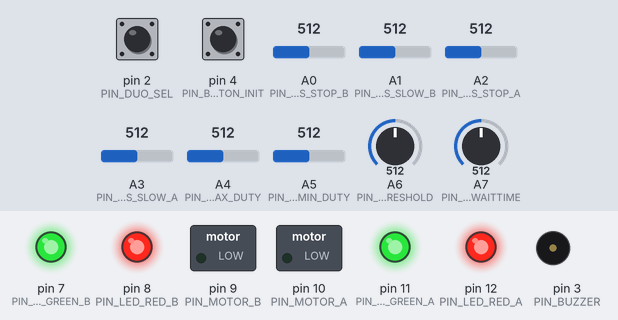
Bench run of a sketch on a simulated Arduino Nano, built with avr-gcc and run on an emulated ATmega328P. On the bench: switched loads named in the sketch (green lamp = pin HIGH), output pins drawn as LEDs (lit = HIGH), buzzer (waves = sounding). Inputs (shaded band) come from the test bench; at power-on: pin 4 (PIN_BUTTON_INIT) HIGH, A6 (PIN_VOL_THRESHOLD) = 512, A1 (PIN_SENS_SLOW_B) = 512, A2 (PIN_SENS_STOP_A) = 512, pin 2 (PIN_DUO_SEL) HIGH, A0 (PIN_SENS_STOP_B) = 512, A3 (PIN_SENS_SLOW_A) = 512, A4 (PIN_SENS_MAX_DUTY) = 512, A5 (PIN_SENS_MIN_DUTY) = 512, A7 (PIN_VOL_WAITTIME) = 512.

Above: at 0.8 s.
0.9 s: pin 4 (PIN_BUTTON_INIT) pulled LOW for 0.15 s
At 2.5 s:
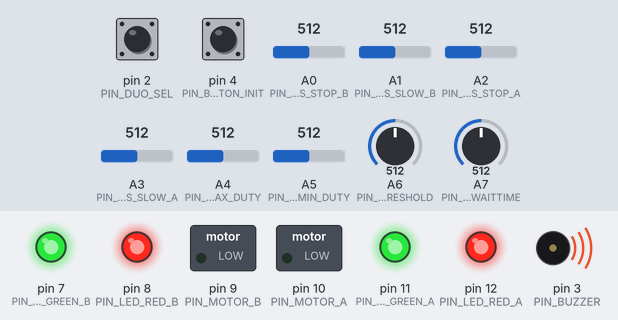
At 3.2 s:
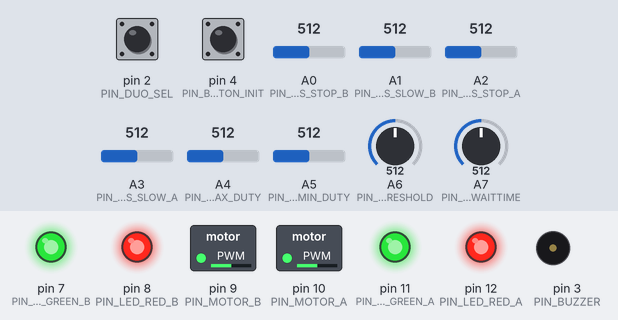
4.0 s: A6 (PIN_VOL_THRESHOLD) set to 716
7.0 s: A1 (PIN_SENS_SLOW_B) set to 698
At 9.8 s:
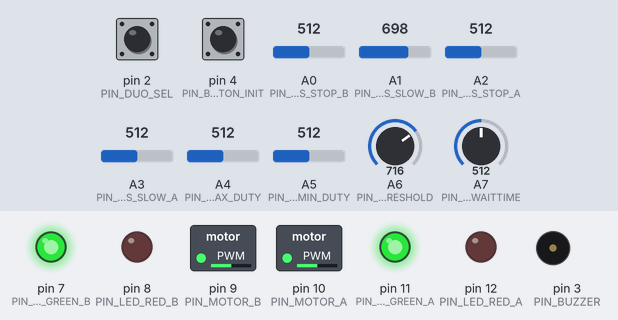
10.0 s: A1 (PIN_SENS_SLOW_B) set to 727
11.5 s: A2 (PIN_SENS_STOP_A) set to 699
14.5 s: A2 (PIN_SENS_STOP_A) set to 733
At 14.5 s:
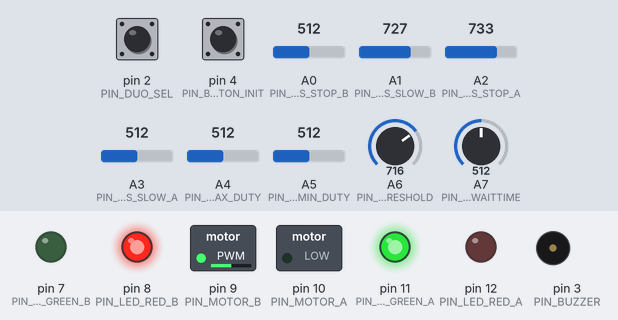
Timing chart, 0 to 40.4 s (numbered marks = the images above; inputs shaded):
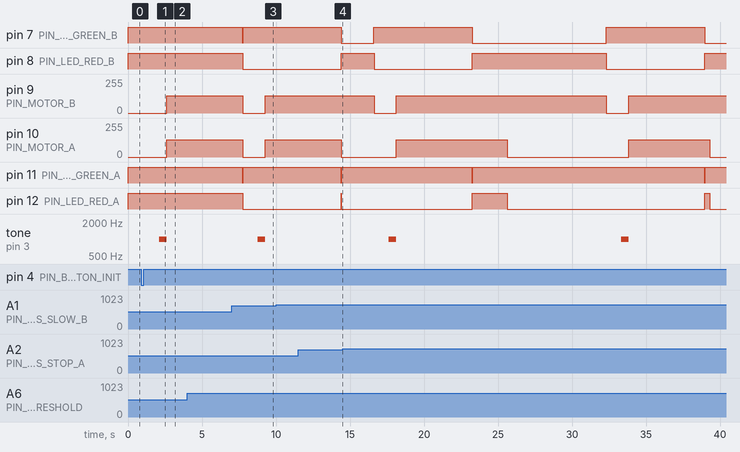

Measured:
- the behaviour switches between 715 and 716 on A2 (PIN_SENS_STOP_A) (found by bisection; images 3 and 4)
- after the input at 0.9 s, pin 9 (PIN_MOTOR_B), pin 10 (PIN_MOTOR_A): 0/255 → 128/255 after 1.7 s; tone on pin 3 (PIN_BUZZER): silent → 1000 Hz after 1.2 s, → silent 0.50 s later
- after the input at 4.0 s, every drawn part: stays the same
- after the input at 10.0 s, every drawn part: stays the same
- by itself, pin 7 (PIN_LED_GREEN_B): alternates HIGH for 6.6 s and LOW for 9.1 s
- by itself, pin 8 (PIN_LED_RED_B): alternates HIGH for 9.1 s and LOW for 6.6 s
- by itself, pin 11 (PIN_LED_GREEN_A): alternates HIGH for 15.7 s and LOW for 0.01 s

The sketch:

train_auto_control.ino
```cpp
/*
 * フォトリフレクタで車両の位置を検知してエンドレス線路で２列車同時運転をしてみよう！
 * 2022/9/1 7M4MON
 *
 * Article:
 * http://nomulabo.com/n_train_auto_control/
 *
 * スライドスイッチで1列車のみor2列車同時運転かを選択します。
 * 電源投入時は列車の制御は停止状態となっています。
 * 停車位置のセンサが車両を検出すると緑信号に変わりますので、半固定抵抗を回して閾値を調整します。
 * 調整が終わったら、タクトスイッチを押下し、列車の運転を開始します。
 * 列車が駅構内に入ったことを検出すると、黄色信号となり、Duty比を徐行状態まで指定のステップで落として減速します。
 * 列車が停止位置に到達したことを検出すると、列車を停止します。
 * 2列車同時運転の場合は、対向ホームに列車が到着するのを待ちます。
 * 発車条件を満たしたら、発車ブザーを鳴らした後、列車を一定時間（半固定抵抗で調整可）巡航速度にし、次の区間に渡します。
 *
 */

#include <MsTimer2.h>

#define PIN_MOTOR_A 10          //PWM 9 or 10
#define PIN_SENS_STOP_A A2      //ANALOG
#define PIN_SENS_SLOW_A A3      //ANALOG
#define PIN_LED_RED_A 12
#define PIN_LED_GREEN_A 11

#define PIN_MOTOR_B 9           //PWM 9 or 10
#define PIN_SENS_STOP_B A0      //ANALOG
#define PIN_SENS_SLOW_B A1      //ANALOG
#define PIN_LED_RED_B 8
#define PIN_LED_GREEN_B 7

#define PIN_BUZZER 3            // Tone 11 or 3
#define PIN_DUO_SEL 2           // スライドスイッチ
#define PIN_BUTTON_INIT 4       // タクトスイッチ
#define PIN_ONB_LED 13

#define PIN_SENS_MIN_DUTY A5     // 20%程度
#define PIN_SENS_MAX_DUTY A4     // 40%程度
#define PIN_VOL_THRESHOLD A6     // 3V程度
#define PIN_VOL_WAITTIME A7      // 半分=5.12秒程度

/*
#define REFRECTOR_THRESHOLD 512     // 半固定抵抗から読むように変更
#define MINIMUM_PWM_DUTY 33
#define MAXIMUM_PWM_DUTY 66
*/

typedef struct {
    uint8_t state;
    uint8_t sens_stop;
    uint8_t sens_slow;
    int16_t pwm_duty;
    uint8_t last_pwm_duty;
    uint8_t pin_pwm_out;        //なんとピンも変数でできる。
    uint8_t pin_led_red;
    uint8_t pin_led_green;
} Control_t;

Control_t control_a, control_b;

uint16_t maximum_pwm_duty, minimum_pwm_duty, refrector_threshold;

#define STATE_TRAIN_WAIT 0      //駅に来るのを待つ
#define STATE_TRAIN_ENTRY 1     //駅構内で減速
#define STATE_TRAIN_STOP 2      //駅到着
#define STATE_INIT 9

#define SLOW_DOWN_STEP 6

/*
* アナログ入力がハイインピーダンスだと前の影響を受けて正しい値が出ないので
* 一回読んで捨ててちょっと待ってもう一度読む。
* 入力ピンのキャパシタである程度救えているが、本来はバッファを挿入するべき。
*/
uint16_t analogReadHiz(uint8_t pin_analog_in){
    analogRead(pin_analog_in);
    delay(2);
    return analogRead(pin_analog_in);
}

/* 電源投入後に構造体を初期化する。 */
void init_train_control(Control_t* control){
    pinMode(control->pin_led_red, OUTPUT);
    pinMode(control->pin_led_green, OUTPUT);
    pinMode(control->pin_pwm_out, OUTPUT);
    digitalWrite(control->pin_led_red, HIGH);         // 黄色信号
    digitalWrite(control->pin_led_green, HIGH);       // 黄色信号
    analogWrite(control->pin_pwm_out, 0);
    control->state = STATE_INIT;
    control->last_pwm_duty = 0;
    control->pwm_duty = 0;
}

/* 駅から出発した時の状態 */
void reset_train_control(Control_t* control){
    control->state = STATE_TRAIN_WAIT;
    control->sens_stop = false;
    control->sens_slow = false;
    control->pwm_duty = analogReadHiz(PIN_SENS_MAX_DUTY) >> 2;
    analogWrite(control->pin_pwm_out ,control->pwm_duty);
}

/* センサーを読む。*/
void check_sensor(){
    uint16_t refrector_threshold = analogReadHiz(PIN_VOL_THRESHOLD);
    control_a.sens_stop = (analogReadHiz(PIN_SENS_STOP_A) < refrector_threshold) ? true : false;
    control_a.sens_slow = (analogReadHiz(PIN_SENS_SLOW_A) < refrector_threshold) ? true : false;
    control_b.sens_stop = (analogReadHiz(PIN_SENS_STOP_B) < refrector_threshold) ? true : false;
    control_b.sens_slow = (analogReadHiz(PIN_SENS_SLOW_B) < refrector_threshold) ? true : false;
}

/* 列車が駅から出発してよいかの判断
* ２列車運転なら２ホーム停車するまで待つ。１編成のみなら１つ感知でtrue
*/
uint8_t check_ready_go(){
    uint8_t state_ready_go = false;
    if (digitalRead(PIN_DUO_SEL)){  //2編成制御のとき
        if(control_a.state == STATE_TRAIN_STOP && control_b.state == STATE_TRAIN_STOP ){    // 両方のホームに来るのを待つ
            state_ready_go = true;
        }
    }else{                          //1編成制御のとき
        if(control_a.state == STATE_TRAIN_STOP || control_b.state == STATE_TRAIN_STOP ){    // どちらかのホームに来たら発車
            state_ready_go = true;
        }
    }
    return state_ready_go;
}

/* 停車後、１秒待ってブザーを鳴らし、一定時間加速して次の区間に列車を渡す */
void train_go(){
    delay(1000);
    // 発車ブザーを鳴らす。
    tone(PIN_BUZZER, 1000);
    delay(500);
    noTone(PIN_BUZZER);
    reset_train_control(&control_a);
    reset_train_control(&control_b);
    uint16_t wait_time_to_next_section = analogReadHiz(PIN_VOL_WAITTIME) + 1;  //10~10240ms
    while (wait_time_to_next_section > 1){
        delay(10);    // 次の区間に列車を渡す
        wait_time_to_next_section--;
    }
    digitalWrite(PIN_LED_RED_A, HIGH);       //赤信号に戻す
    digitalWrite(PIN_LED_GREEN_A, LOW);       //赤信号に戻す
    digitalWrite(PIN_LED_RED_B, HIGH);      //赤信号に戻す
    digitalWrite(PIN_LED_GREEN_B, LOW);       //赤信号に戻す
}


/* 100msに一度モーターの状態をアップデートする */
/* この関数の直前にスピード調整用VOLを読む */
void set_motor_duty(Control_t* control){
    switch(control->state){
        case STATE_TRAIN_ENTRY:
            control->pwm_duty -= SLOW_DOWN_STEP;
            if(control->pwm_duty < minimum_pwm_duty){
                control->pwm_duty = minimum_pwm_duty;
            }
            break;

        case STATE_TRAIN_WAIT :
            control->pwm_duty = maximum_pwm_duty;
            break;

        default : //case STATE_TRAIN_STOP :
            control->pwm_duty = 0;
            break;

    }
    if(control->last_pwm_duty != control->pwm_duty){            //違うときだけ更新
        analogWrite(control->pin_pwm_out ,control->pwm_duty);
        control->last_pwm_duty = control->pwm_duty;
    }
}

/* デバッグ用で閾値をシリアルに出す */
void debug_vol(){
    Serial.print("VT:");
    Serial.print(analogReadHiz(PIN_VOL_THRESHOLD));
    Serial.print(", SPA:");
    Serial.println(analogReadHiz(PIN_SENS_STOP_A));
}

/* 100msのタイマで呼び出されてモーターのデューティー比を変更する*/
void update_train_speed(){
    //debug_vol();
    static uint8_t onb_led_state = 0;
    digitalWrite(PIN_ONB_LED, onb_led_state);
    onb_led_state = !onb_led_state;

    maximum_pwm_duty = analogReadHiz(PIN_SENS_MAX_DUTY) >> 2;
    minimum_pwm_duty = analogReadHiz(PIN_SENS_MIN_DUTY) >> 2;
    set_motor_duty(&control_a);
    set_motor_duty(&control_b);
}

/* 自動運転のメイン処理（ステートマシン的なもの） */
/* A,Bで同じ処理が２回あるので、構造体のポインタをもらって処理する */
void proc_train_control( Control_t* control){
    switch(control->state){
        case STATE_TRAIN_WAIT:                  //進入待ち
            if(control->sens_slow){             //進入検出
                control->state = STATE_TRAIN_ENTRY;
                digitalWrite(control->pin_led_red, HIGH);       //黄色信号
                digitalWrite(control->pin_led_green, HIGH);
            }
            break;
        case STATE_TRAIN_ENTRY:                 //停止位置待ち
            if(control->sens_stop){             //停止位置検出
                control->state = STATE_TRAIN_STOP;
                digitalWrite(control->pin_led_red, LOW);       //緑信号
                digitalWrite(control->pin_led_green, HIGH);
                control->pwm_duty = 0;
                analogWrite(control->pin_pwm_out ,control->pwm_duty);   // タイマー割り込みを待つと行きすぎるので即停止
            }
            break;

        // case STATE_TRAIN_STOP: STATE_TRAIN_STOP → STATE_TRAIN_WAIT は train_go の reset_train_control で遷移する
        // このときVOLがセンターのとき約5秒待ち、その間に sens_slow と sens_stop はHになる

        default:
            break;
    }

}


void setup() {
    Serial.begin(9600);
    pinMode(PIN_DUO_SEL, INPUT_PULLUP);
    pinMode(PIN_BUTTON_INIT, INPUT_PULLUP);
    control_a.pin_led_red = PIN_LED_RED_A;
    control_b.pin_led_red = PIN_LED_RED_B;
    control_a.pin_led_green = PIN_LED_GREEN_A;
    control_b.pin_led_green = PIN_LED_GREEN_B;
    control_a.pin_pwm_out = PIN_MOTOR_A;
    control_b.pin_pwm_out = PIN_MOTOR_B;

    init_train_control(&control_a);
    init_train_control(&control_b);

    // 閾値を半固定抵抗で調整するため、列車を停止センサの上にセットし、セットされたら黄→緑信号にする。
    // いきなりスタートしないように起動完了ボタン押下待ち
    while(digitalRead(PIN_BUTTON_INIT) == HIGH){
            check_sensor();
            digitalWrite(PIN_LED_RED_A, !control_a.sens_stop);
            digitalWrite(PIN_LED_RED_B, !control_b.sens_stop);
            delay(10);
    }
    while(digitalRead(PIN_BUTTON_INIT) == LOW){ //次は離されるの待ち
        delay(100);
    }

    MsTimer2::set(100, update_train_speed);
    MsTimer2::start();

    train_go();
}


void loop() {
    check_sensor();
    proc_train_control(&control_a);
    proc_train_control(&control_b);

    if (check_ready_go()){
        train_go();
    }
}
```
